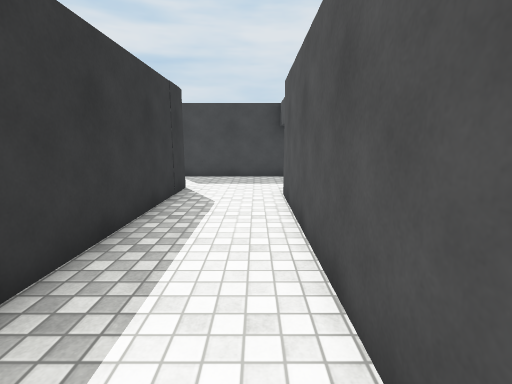
View 1 (above)

24 first-person views from a walk through a scene from a Unity 3-D project. The camera is 1.4 m above the floor, tilts 10° down and sees 85° across. The floor is counted in squares, 1 m on a side. Each view is taken from the middle of a square. On the plan, view 1 faces up. The plan holds only what a view shows up to about 14 squares ahead; the rest is blank. The place goes on beyond the plan. Surface patterns are stand-ins for the level's own textures.

View 2
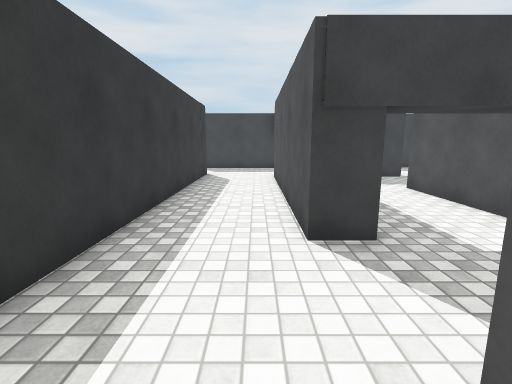

View 3
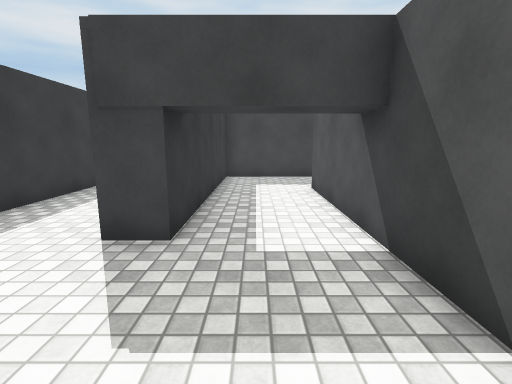

View 4
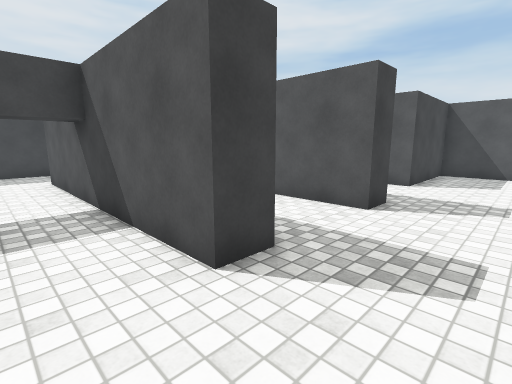

View 5
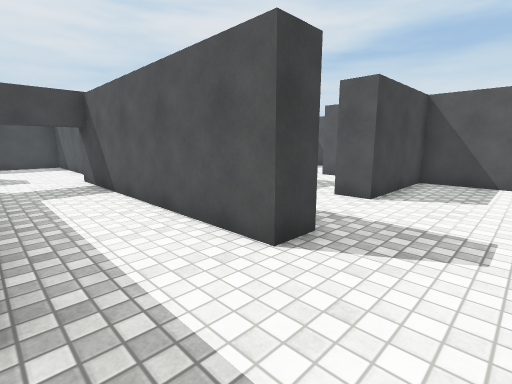

View 6
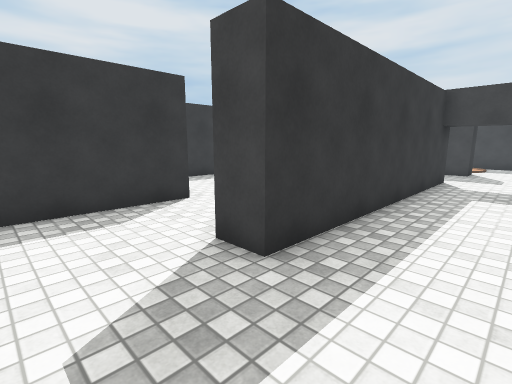

View 7
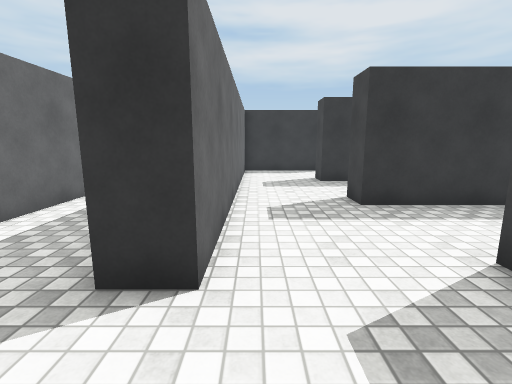

View 8
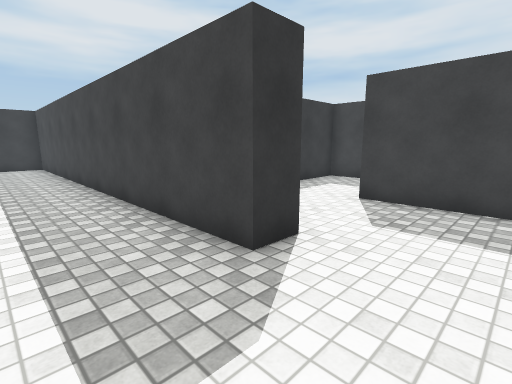

View 9
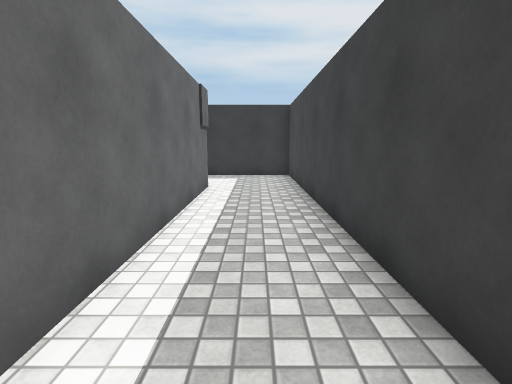

View 10
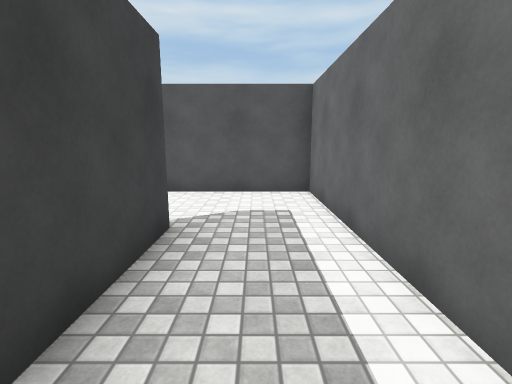

View 11
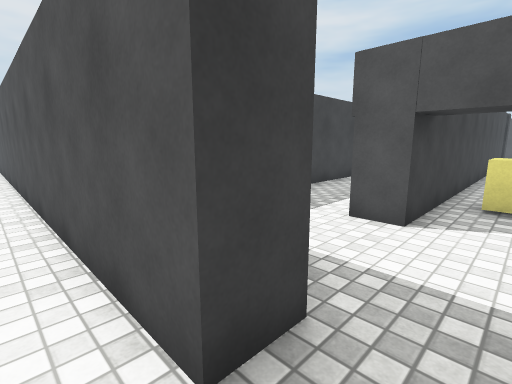

View 12
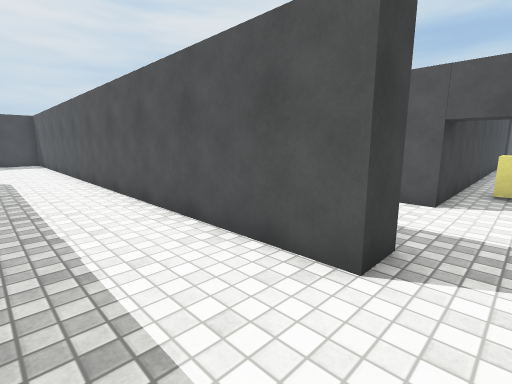

View 13
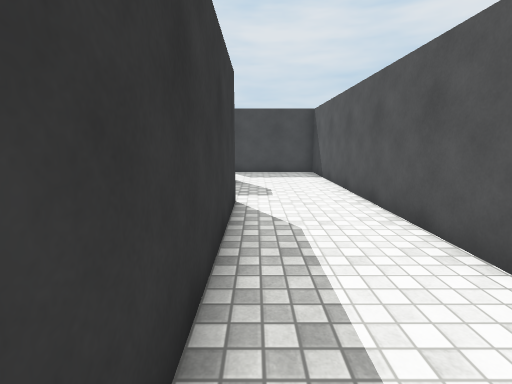

View 14
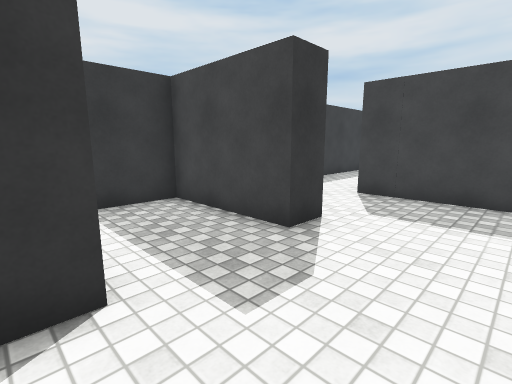

View 15
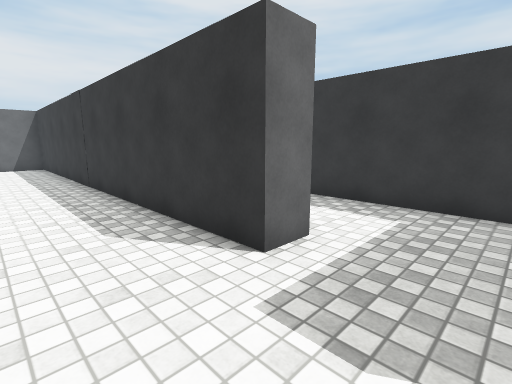

View 16
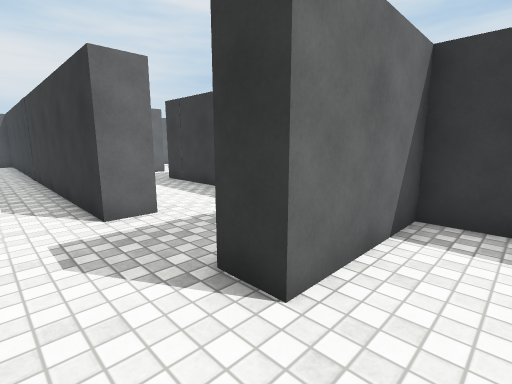

View 17
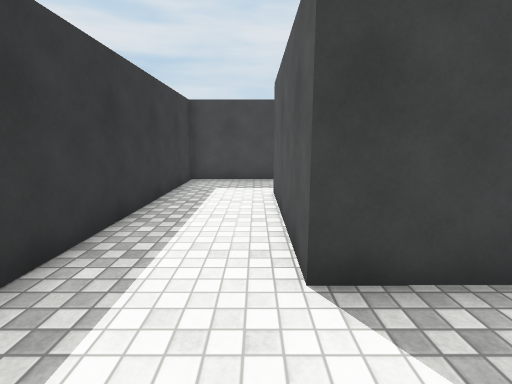

View 18
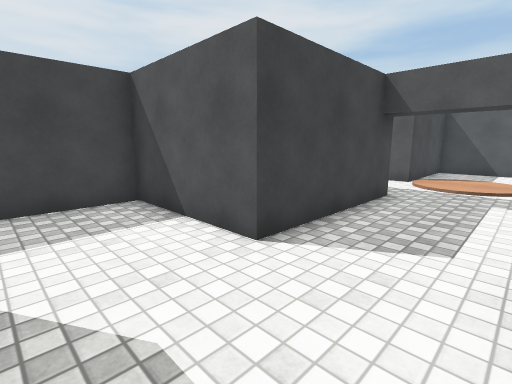

View 19
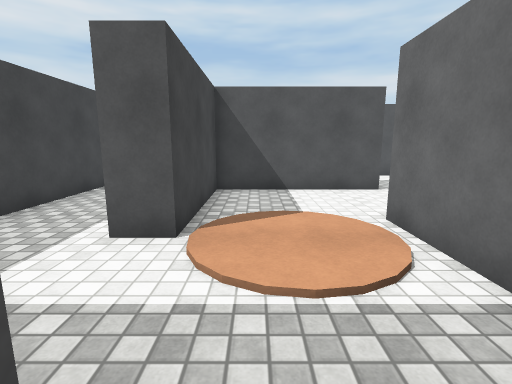

View 20
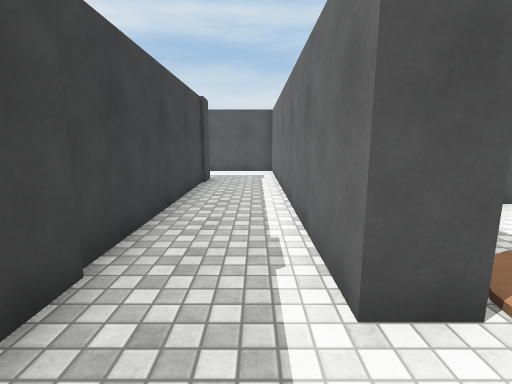

View 21
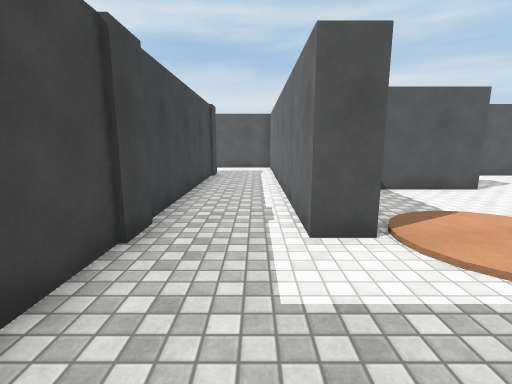

View 22
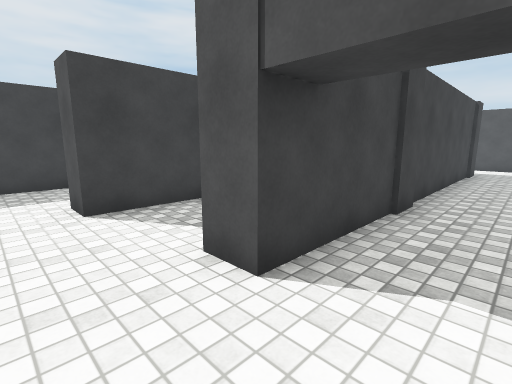

View 23
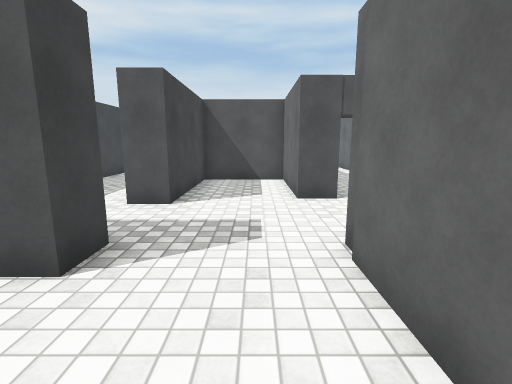

View 24
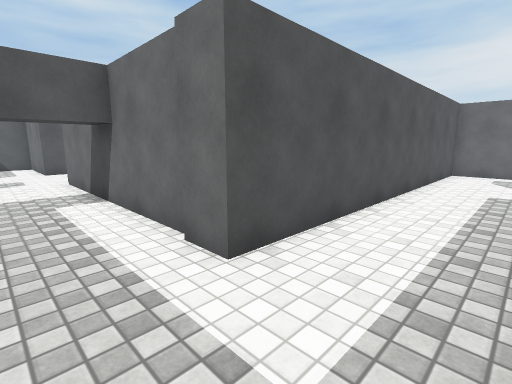

### Floor plan
Ten units are one square. View 1 is at (0, 0); x grows to the right and y downward. Boxes are objects, and circles mark ways between rooms. Rooms are numbered by the first view taken in them; rooms with no view inside come last. Other rooms are left out.
<svg viewBox="-165 -210 340 367">
<path fill="none" stroke="#000" d="M60 -76 18 -76 18 1 8 1 8 -76M48 36 48 -48M-22 -89 -22 18M129 -30 129 -58M98 26 98 46 88 46 88 -48M26 76 135 76 135 86 -22 86 -22 121M18 31 18 75M10 116 170 116 170 42 129 42 129 31M58 -48 58 46 48 46 48 36M-76 -7 -65 -7 -65 146M-105 -59 -105 -46 -68 -46 -68 -36 -105 -36 -105 45M35 -86 60 -86 60 -76M19 -117 -32 -117 -32 -159 -105 -159 -105 -75M94 -72 94 -122 50 -122 50 -132 170 -132 170 -164M-32 128 -32 -76 -75 -76 -75 -129M140 -159 10 -159M-59 152 -48 152M-134 -46 -115 -46 -115 -168 -105 -168M-104 -168 -21 -168M-21 -200 -32 -200 -32 -205M10 -159 10 -168 48 -168 48 -200 3 -200 3 -205"/>
<circle cx="35" cy="40" r="3" fill="#2a7"/>
<circle cx="75" cy="-45" r="3" fill="#2a7"/>
<circle cx="-5" cy="-90" r="3" fill="#2a7"/>
<circle cx="75" cy="-80" r="3" fill="#2a7"/>
<circle cx="10" cy="-145" r="3" fill="#2a7"/>
<text x="40" y="-30">1</text>
<text x="80" y="70">2</text>
<text x="-40" y="-60">3</text>
<text x="-160" y="-70">4</text>
</svg>
Room 1 opens to room 2. Room 1 opens to room 3. Room 3 opens to room 4.

Where each view was taken, in squares from view 1:
view 1: 0 up, 0 right, facing up
view 2: 4 down, 0 right, facing up
view 3: 4 down, 3 right, facing up
view 4: 7 down, 3 right, facing up-right
view 5: 7 down, 6 right, facing up-right
view 6: 7 down, 8 right, facing up-left
view 7: 7 down, 16 right, facing left
view 8: 11 down, 16 right, facing up-left
view 9: 10 down, 10 right, facing left
view 10: 10 down, 9 right, facing right
view 11: 14 down, 4 left, facing up-right
view 12: 14 down, 6 left, facing up-right
view 13: 6 down, 6 left, facing up
view 14: 0 up, 4 left, facing up-left
view 15: 3 up, 4 left, facing down-left
view 16: 6 up, 5 left, facing down-left
view 17: 5 up, 8 left, facing up
view 18: 9 up, 6 left, facing up-right
view 19: 11 up, 1 right, facing right
view 20: 14 up, 3 right, facing right
view 21: 14 up, 1 right, facing right
view 22: 14 up, 1 left, facing up-right
view 23: 18 up, 6 left, facing right
view 24: 19 up, 14 left, facing down-right
